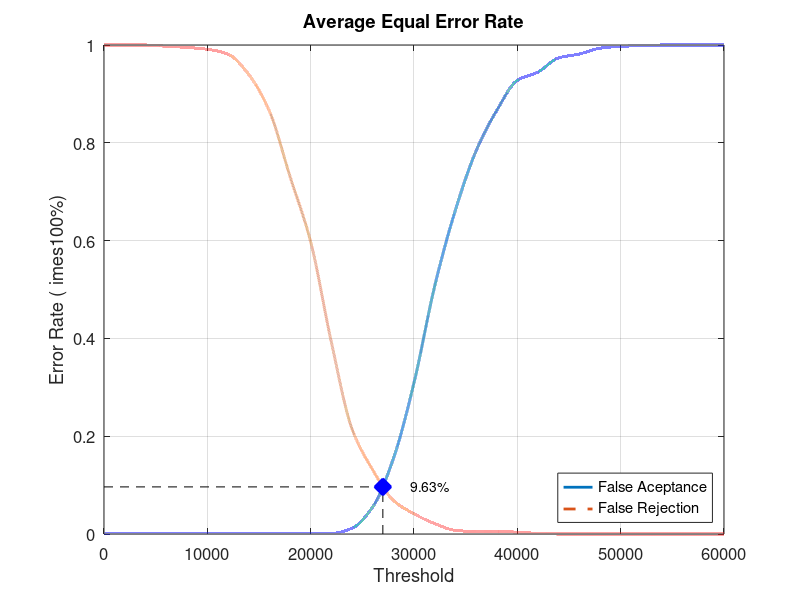
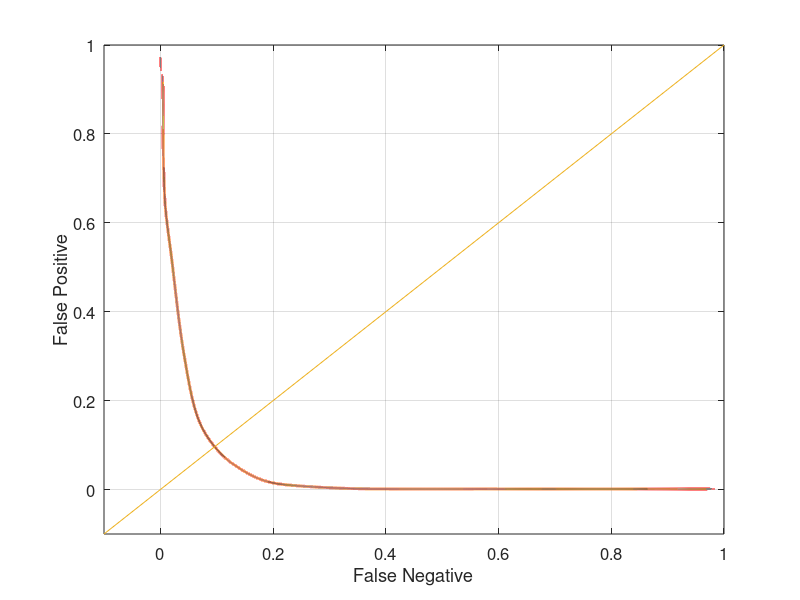

Reproduce these figures in MATLAB, in order.
close all;
clear;
clc;
x = 0:2000:60000;
xq = 0:0.5:60000;

y0 = [0 0.00131579 0.00131579 0.00131579 0.00131579 0.00131579 0.00131579 0.00131579 0.00131579 0.00131579 0.00131579 0.00131579 0.0118421 0.0552632 0.153947 0.309211 0.506579 0.661842 0.782895 0.865789 0.927632 0.944737 0.973684 0.981579 0.993421 0.997368 0.998684 1 1 1 1]
yy0 = interp1(x, y0, xq, 'pchip');
y1 = [1 1 1 0.9975 0.995 0.99125 0.98125 0.94 0.865 0.73125 0.5975 0.3925 0.215 0.13125 0.06875 0.04125 0.02125 0.0075 0.005 0.005 0.00375 0.00125 0 0 0 0 0 0 0 0 0]
yy1 = interp1(x, y1, xq, 'pchip');

% Calculating EER: 
y2 = abs(y0 - y1);
find(y2 == min(y2))
yy2 = abs(yy0 - yy1);
xEER = find(yy2 == min(yy2));
xEERIndex = xq(xEER) % X-axis EER
yEER = yy0(xEER) % Y-axis EER

main = figure
plot(xq, yy0,'-','LineWidth', 2);	hold on
plot(xq, yy1,'--','LineWidth', 2);	hold on
plot([xEERIndex xEERIndex], [0 yEER], 'k--');	hold on
plot([0 xEERIndex], [yEER yEER], 'k--');	hold on
plot(xEERIndex, yEER, 'bx', 'LineWidth', 10);	hold on
text(xEERIndex + 10 * xEERIndex / 100, yEER, [num2str(round((10000 * yEER)) / 100) '%'])
legend('False Aceptance', 'False Rejection', 'Location', 'SouthEast')
xlabel('Threshold')
ylabel('Error Rate (	imes100%)')
title('Average Equal Error Rate')
set(gca, 'FontSize', 12)
axis([0 60000 0 1])
grid on

print(main, 'Experiment2AverageMain', '-dpng');
FNRxFPR = figure('Color', [1 1 1]);
plot(yy1, yy0, '-', yy1, yy0, 'LineWidth', 2);
hold on
y = -0.1:0.1:1
plot(y, y); 
set(gca, 'FontSize', 12)
xlabel('False Negative')
ylabel('False Positive')
axis([-0.1 1 -0.1 1])
set(gca, 'FontSize', 12)
grid on

print(FNRxFPR, 'Experiment2AverageFNRxFPR','-dpng');
